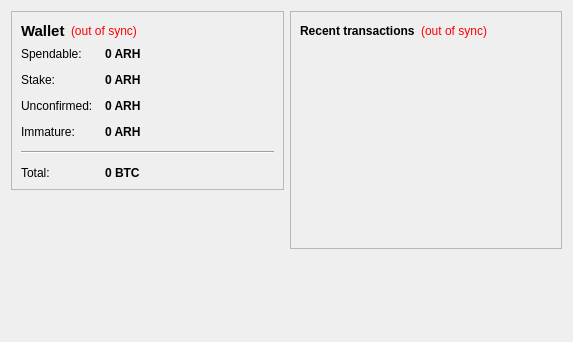
<?xml version="1.0" encoding="UTF-8"?>
<ui version="4.0">
 <class>OverviewPage</class>
 <widget class="QWidget" name="OverviewPage">
  <property name="geometry">
   <rect>
    <x>0</x>
    <y>0</y>
    <width>573</width>
    <height>342</height>
   </rect>
  </property>
  <property name="windowTitle">
   <string>Form</string>
  </property>
  <layout class="QHBoxLayout" name="horizontalLayout" stretch="1,1">
   <item>
    <layout class="QVBoxLayout" name="verticalLayout_2">
     <item>
      <widget class="QFrame" name="frame">
       <property name="frameShape">
        <enum>QFrame::StyledPanel</enum>
       </property>
       <property name="frameShadow">
        <enum>QFrame::Raised</enum>
       </property>
       <layout class="QVBoxLayout" name="verticalLayout_4">
        <item>
         <layout class="QHBoxLayout" name="horizontalLayout_4">
          <item>
           <widget class="QLabel" name="label_5">
            <property name="font">
             <font>
              <pointsize>11</pointsize>
              <weight>75</weight>
              <bold>true</bold>
             </font>
            </property>
            <property name="text">
             <string>Wallet</string>
            </property>
           </widget>
          </item>
          <item>
           <widget class="QLabel" name="labelWalletStatus">
            <property name="toolTip">
             <string>The displayed information may be out of date. Your wallet automatically synchronizes with the ARH network after a connection is established, but this process has not completed yet.</string>
            </property>
            <property name="styleSheet">
             <string notr="true">QLabel { color: red; }</string>
            </property>
            <property name="text">
             <string notr="true">(out of sync)</string>
            </property>
            <property name="alignment">
             <set>Qt::AlignLeading|Qt::AlignLeft|Qt::AlignVCenter</set>
            </property>
           </widget>
          </item>
          <item>
           <spacer name="horizontalSpacer_2">
            <property name="orientation">
             <enum>Qt::Horizontal</enum>
            </property>
            <property name="sizeHint" stdset="0">
             <size>
              <width>40</width>
              <height>20</height>
             </size>
            </property>
           </spacer>
          </item>
         </layout>
        </item>
        <item>
         <layout class="QFormLayout" name="formLayout_2">
          <property name="fieldGrowthPolicy">
           <enum>QFormLayout::AllNonFixedFieldsGrow</enum>
          </property>
          <property name="horizontalSpacing">
           <number>12</number>
          </property>
          <property name="verticalSpacing">
           <number>12</number>
          </property>
          <item row="0" column="0">
           <widget class="QLabel" name="label">
            <property name="text">
             <string>Spendable:</string>
            </property>
           </widget>
          </item>
          <item row="0" column="1">
           <widget class="QLabel" name="labelBalance">
            <property name="font">
             <font>
              <weight>75</weight>
              <bold>true</bold>
             </font>
            </property>
            <property name="cursor">
             <cursorShape>IBeamCursor</cursorShape>
            </property>
            <property name="toolTip">
             <string>Your current spendable balance</string>
            </property>
            <property name="text">
             <string notr="true">0 ARH</string>
            </property>
            <property name="textInteractionFlags">
             <set>Qt::LinksAccessibleByMouse|Qt::TextSelectableByKeyboard|Qt::TextSelectableByMouse</set>
            </property>
           </widget>
          </item>
          <item row="1" column="0">
           <widget class="QLabel" name="label_6">
            <property name="text">
             <string>Stake:</string>
            </property>
           </widget>
          </item>
          <item row="1" column="1">
           <widget class="QLabel" name="labelStake">
            <property name="font">
             <font>
              <weight>75</weight>
              <bold>true</bold>
             </font>
            </property>
            <property name="cursor">
             <cursorShape>IBeamCursor</cursorShape>
            </property>
            <property name="toolTip">
             <string>Total of coins that was staked, and do not yet count toward the current balance</string>
            </property>
            <property name="text">
             <string notr="true">0 ARH</string>
            </property>
            <property name="textInteractionFlags">
             <set>Qt::LinksAccessibleByMouse|Qt::TextSelectableByKeyboard|Qt::TextSelectableByMouse</set>
            </property>
           </widget>
          </item>
          <item row="2" column="0">
           <widget class="QLabel" name="label_3">
            <property name="text">
             <string>Unconfirmed:</string>
            </property>
           </widget>
          </item>
          <item row="2" column="1">
           <widget class="QLabel" name="labelUnconfirmed">
            <property name="font">
             <font>
              <weight>75</weight>
              <bold>true</bold>
             </font>
            </property>
            <property name="cursor">
             <cursorShape>IBeamCursor</cursorShape>
            </property>
            <property name="toolTip">
             <string>Total of transactions that have yet to be confirmed, and do not yet count toward the current balance</string>
            </property>
            <property name="text">
             <string notr="true">0 ARH</string>
            </property>
            <property name="textInteractionFlags">
             <set>Qt::LinksAccessibleByMouse|Qt::TextSelectableByKeyboard|Qt::TextSelectableByMouse</set>
            </property>
           </widget>
          </item>
          <item row="3" column="0">
           <widget class="QLabel" name="labelImmatureText">
            <property name="text">
             <string>Immature:</string>
            </property>
           </widget>
          </item>
          <item row="3" column="1">
           <widget class="QLabel" name="labelImmature">
            <property name="font">
             <font>
              <weight>75</weight>
              <bold>true</bold>
             </font>
            </property>
            <property name="toolTip">
             <string>Mined balance that has not yet matured</string>
            </property>
            <property name="text">
             <string notr="true">0 ARH</string>
            </property>
            <property name="textInteractionFlags">
             <set>Qt::LinksAccessibleByMouse|Qt::TextSelectableByKeyboard|Qt::TextSelectableByMouse</set>
            </property>
           </widget>
          </item>
          <item row="4" column="0" colspan="2">
           <widget class="Line" name="line">
            <property name="orientation">
             <enum>Qt::Horizontal</enum>
            </property>
           </widget>
          </item>
          <item row="5" column="0">
           <widget class="QLabel" name="labelTotalText">
            <property name="text">
             <string>Total:</string>
            </property>
           </widget>
          </item>
          <item row="5" column="1">
           <widget class="QLabel" name="labelTotal">
            <property name="font">
             <font>
              <weight>75</weight>
              <bold>true</bold>
             </font>
            </property>
            <property name="cursor">
             <cursorShape>IBeamCursor</cursorShape>
            </property>
            <property name="toolTip">
             <string>Your current total balance</string>
            </property>
            <property name="text">
             <string notr="true">0 BTC</string>
            </property>
            <property name="textInteractionFlags">
             <set>Qt::LinksAccessibleByMouse|Qt::TextSelectableByKeyboard|Qt::TextSelectableByMouse</set>
            </property>
           </widget>
          </item>
         </layout>
        </item>
       </layout>
      </widget>
     </item>
     <item>
      <spacer name="verticalSpacer">
       <property name="orientation">
        <enum>Qt::Vertical</enum>
       </property>
       <property name="sizeHint" stdset="0">
        <size>
         <width>20</width>
         <height>40</height>
        </size>
       </property>
      </spacer>
     </item>
    </layout>
   </item>
   <item>
    <layout class="QVBoxLayout" name="verticalLayout_3">
     <item>
      <widget class="QFrame" name="frame_2">
       <property name="frameShape">
        <enum>QFrame::StyledPanel</enum>
       </property>
       <property name="frameShadow">
        <enum>QFrame::Raised</enum>
       </property>
       <layout class="QVBoxLayout" name="verticalLayout">
        <item>
         <layout class="QHBoxLayout" name="horizontalLayout_2">
          <item>
           <widget class="QLabel" name="label_4">
            <property name="text">
             <string>&lt;b&gt;Recent transactions&lt;/b&gt;</string>
            </property>
           </widget>
          </item>
          <item>
           <widget class="QLabel" name="labelTransactionsStatus">
            <property name="toolTip">
             <string>The displayed information may be out of date. Your wallet automatically synchronizes with the ARH network after a connection is established, but this process has not completed yet.</string>
            </property>
            <property name="styleSheet">
             <string notr="true">QLabel { color: red; }</string>
            </property>
            <property name="text">
             <string notr="true">(out of sync)</string>
            </property>
            <property name="alignment">
             <set>Qt::AlignRight|Qt::AlignTrailing|Qt::AlignVCenter</set>
            </property>
           </widget>
          </item>
          <item>
           <spacer name="horizontalSpacer">
            <property name="orientation">
             <enum>Qt::Horizontal</enum>
            </property>
            <property name="sizeHint" stdset="0">
             <size>
              <width>40</width>
              <height>20</height>
             </size>
            </property>
           </spacer>
          </item>
         </layout>
        </item>
        <item>
         <widget class="QListView" name="listTransactions">
          <property name="styleSheet">
           <string notr="true">QListView { background: transparent; }</string>
          </property>
          <property name="frameShape">
           <enum>QFrame::NoFrame</enum>
          </property>
          <property name="verticalScrollBarPolicy">
           <enum>Qt::ScrollBarAlwaysOff</enum>
          </property>
          <property name="horizontalScrollBarPolicy">
           <enum>Qt::ScrollBarAlwaysOff</enum>
          </property>
          <property name="selectionMode">
           <enum>QAbstractItemView::NoSelection</enum>
          </property>
         </widget>
        </item>
       </layout>
      </widget>
     </item>
     <item>
      <spacer name="verticalSpacer_2">
       <property name="orientation">
        <enum>Qt::Vertical</enum>
       </property>
       <property name="sizeHint" stdset="0">
        <size>
         <width>20</width>
         <height>40</height>
        </size>
       </property>
      </spacer>
     </item>
    </layout>
   </item>
  </layout>
 </widget>
 <resources/>
 <connections/>
</ui>
